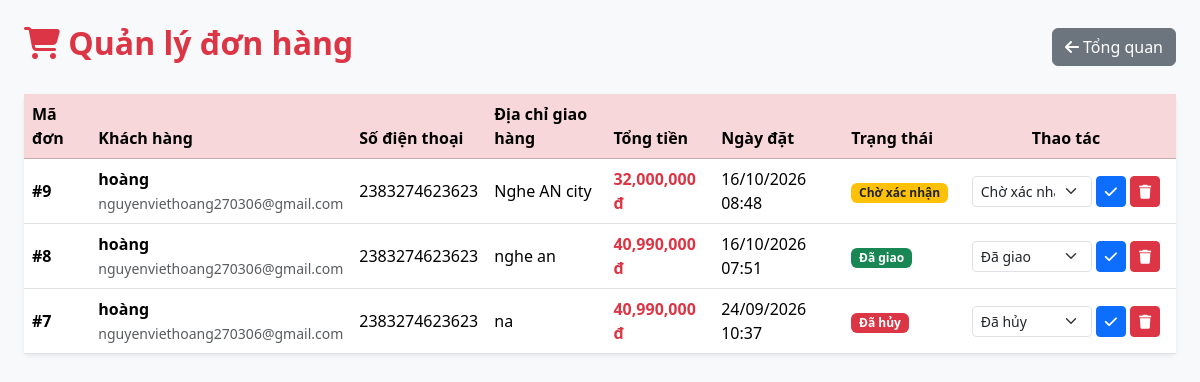
The app's page /quanlydienthoai/admin/orders/index.php with its own data.
### tables this page shows
CREATE TABLE `orders` (
  `id` int(11) NOT NULL,
  `user_id` int(11) DEFAULT NULL,
  `fullname` varchar(100) DEFAULT NULL,
  `phone` varchar(20) DEFAULT NULL,
  `address` text DEFAULT NULL,
  `total` int(11) DEFAULT NULL,
  `payment_method` varchar(50) DEFAULT NULL,
  `status` enum('Chờ xác nhận','Đang giao','Đã giao','Đã hủy') DEFAULT 'Chờ xác nhận',
  `created_at` timestamp NOT NULL DEFAULT current_timestamp(),
  `total_money` decimal(15,2) DEFAULT 0.00
);

CREATE TABLE `users` (
  `id` int(11) NOT NULL,
  `fullname` varchar(100) NOT NULL,
  `email` varchar(100) NOT NULL,
  `phone` varchar(15) DEFAULT NULL,
  `password` varchar(255) NOT NULL,
  `address` text DEFAULT NULL,
  `role` enum('admin','user') DEFAULT 'user',
  `avatar` varchar(255) DEFAULT NULL,
  `created_at` timestamp NOT NULL DEFAULT current_timestamp()
);

### quanlydienthoai/admin/orders/index.php (the view, shortened to what this page needs)
<?php
include "../../config/database.php";
if (isset($conn)) {
    $conn->setAttribute(PDO::ATTR_ERRMODE, PDO::ERRMODE_EXCEPTION);
}
$sql = "SELECT orders.*, users.fullname, users.phone, users.email
        FROM orders
        LEFT JOIN users ON orders.user_id = users.id
        ORDER BY orders.id DESC";
$stmt = $conn->prepare($sql);
$stmt->execute();
$orders = $stmt->fetchAll(PDO::FETCH_ASSOC);
?>
<!DOCTYPE html>
<html lang="vi">
<head>
    <link href="https://cdn.jsdelivr.net/npm/bootstrap@5.3.3/dist/css/bootstrap.min.css" rel="stylesheet">
    <link rel="stylesheet" href="https://cdnjs.cloudflare.com/ajax/libs/font-awesome/6.6.0/css/all.min.css">
</head>
<body class="bg-light">
<div class="container-fluid mt-4 px-4">
    <div class="d-flex justify-content-between align-items-center mb-4">
        <h2 class="text-danger fw-bold"><i class="fa-solid fa-cart-shopping"></i> Quản lý đơn hàng</h2>
        <a href="../dashboard.php" class="btn btn-secondary"><i class="fa-solid fa-arrow-left"></i> Tổng quan</a>
    </div>
    <div class="card shadow-sm border-0">
        <div class="card-body p-0">
            <table class="table table-hover align-middle mb-0">
                <thead class="table-danger">
                    <tr>
                        <th>Mã đơn</th>
                        <th>Khách hàng</th>
                        <th>Số điện thoại</th>
                        <th>Địa chỉ giao hàng</th>
                        <th>Tổng tiền</th>
                        <th>Ngày đặt</th>
                        <th>Trạng thái</th>
                        <th width="220" class="text-center">Thao tác</th>
                    </tr>
                </thead>
                <tbody>
                    <?php if (count($orders) > 0): ?>
                        <?php foreach ($orders as $order): ?>
                            <tr>
                                <td><b>#<?= $order['id'] ?></b></td>
                                <td>
                                    <strong><?= htmlspecialchars($order['fullname'] ?? 'Khách vãng lai') ?></strong>
                                    <br><small class="text-muted"><?= htmlspecialchars($order['email'] ?? '') ?></small>
                                </td>
                                <td><?= htmlspecialchars($order['phone'] ?? 'Chưa cập nhật') ?></td>
                                <td><?= htmlspecialchars($order['address'] ?? 'N/A') ?></td>
                                <td class="text-danger fw-bold"><?= number_format($order['total_money'] ?? 0) ?> đ</td>
                                <td><?= date('d/m/Y H:i', strtotime($order['created_at'] ?? 'now')) ?></td>
                                <td>
                                    <?php
                                    $status = trim($order['status'] ?? 'Chờ xác nhận');
                                    $badgeClass = 'bg-warning text-dark';
                                    if ($status === 'Đã giao') {
                                        $badgeClass = 'bg-success';
                                    } elseif ($status === 'Đã hủy') {
                                        $badgeClass = 'bg-danger';
                                    } elseif ($status === 'Đang giao') {
                                        $badgeClass = 'bg-info text-dark';
                                    }
                                    ?>
                                    <span class="badge <?= $badgeClass ?>"><?= htmlspecialchars($status) ?></span>
                                </td>
                                <td>
                                    <div class="d-flex align-items-center justify-content-center gap-1">
                                        <form method="POST" action="index.php" class="d-flex align-items-center gap-1">
                                            <select name="status" class="form-select form-select-sm" style="width: 120px;">
                                                <option value="Chờ xác nhận" <?= $status === 'Chờ xác nhận' ? 'selected' : '' ?>>Chờ xác nhận</option>
                                                <option value="Đã giao" <?= $status === 'Đã giao' ? 'selected' : '' ?>>Đã giao</option>
                                                <option value="Đã hủy" <?= $status === 'Đã hủy' ? 'selected' : '' ?>>Đã hủy</option>
                                            </select>
                                            <button type="submit" name="update_status" class="btn btn-sm btn-primary" title="Lưu trạng thái">
                                                <i class="fa-solid fa-check"></i>
                                            </button>
                                        </form>
                                        <form method="POST" action="index.php" onsubmit="return confirm('Bạn có chắc chắn muốn xóa đơn hàng #<?= $order['id'] ?> này không?');">
                                            <button type="submit" name="delete_order" class="btn btn-sm btn-danger" title="Xóa đơn hàng">
                                                <i class="fa-solid fa-trash"></i>
                                            </button>
                                        </form>
                                    </div>
                                </td>
                            </tr>
                        <?php endforeach; ?>
                    <?php else: ?>
                        <tr>
                            <td colspan="8" class="text-center py-4 text-muted">Chưa có đơn hàng nào!</td>
                        </tr>
                    <?php endif; ?>
                </tbody>
            </table>
        </div>
    </div>
</div>
</body>
</html>

### records on screen
orders: id "9", user.fullname "hoàng", user.email "nguyenviethoang270306@gmail.com", user.phone "2383274623623", address "Nghe AN city", total_money "32,000,000", created_at "16/10/2026 08:48", status "Chờ xác nhận"
orders: id "8", user.fullname "hoàng", user.email "nguyenviethoang270306@gmail.com", user.phone "2383274623623", address "nghe an", total_money "40,990,000", created_at "16/10/2026 07:51", status "Đã giao"
orders: id "7", user.fullname "hoàng", user.email "nguyenviethoang270306@gmail.com", user.phone "2383274623623", address "na", total_money "40,990,000", created_at "24/09/2026 10:37", status "Đã hủy"
